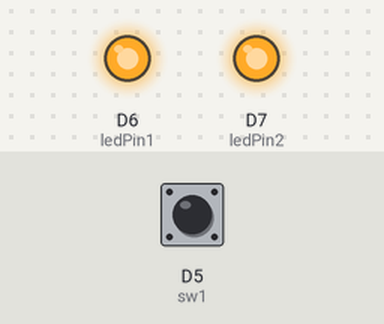
Simulated run of this sketch. Board: ESP8266 (NodeMCU). Shown: output pins drawn as LEDs (lit = HIGH). The test bench sets the inputs (shaded band); at power-on: D5 (sw1) LOW. What the sketch prints to the serial monitor is not drawn.

Above: at 1.2 s.
1.3 s: D5 (sw1) pulled HIGH for 0.15 s
At 1.37 s:
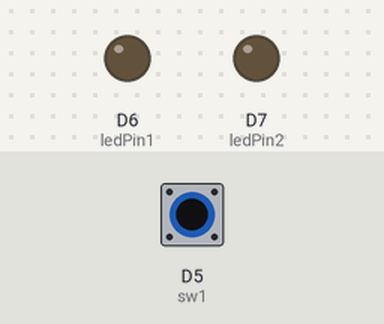
2.9 s: D5 (sw1) pulled HIGH for 3.2 s
At 6.6 s:
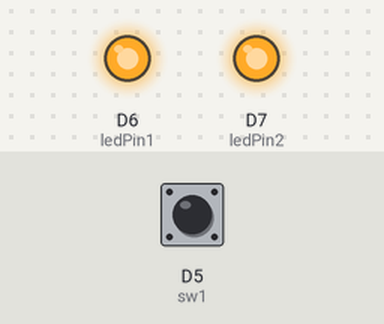
Timing chart, 0 to 8.1 s (numbered marks = the images above; inputs shaded):
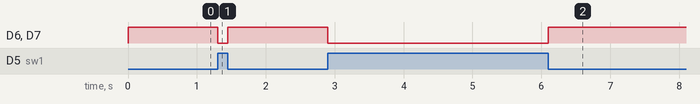

The sketch:

Lab2-NodeMCU_SW-v2.ino
```cpp
#define sw1 D5                    // Define D5 as switch pin
#define ledPin1 D6                // Define D6 as LED pin
#define ledPin2 D7
int st_sw1 = 0;
uint8_t state;
void setup()
{
  pinMode(ledPin1, OUTPUT);       // Set pin as output
  pinMode(ledPin2, OUTPUT);
  pinMode(sw1, INPUT);            // set pin as input
  Serial.begin(115200);
}
void loop()
{
  st_sw1 = digitalRead(sw1);      // Read input
  Serial.println(st_sw1);
  if(st_sw1==1){
     state = LOW;
  }else{
    state = HIGH;
  }
  digitalWrite(ledPin1, state); // Invert output
  digitalWrite(ledPin2, state);
}
```

Measured:
- after the input at 1.3 s, D6 (ledPin1), D7 (ledPin2): HIGH → LOW at once, → HIGH 0.15 s later
- after the input at 2.9 s, D6 (ledPin1), D7 (ledPin2): HIGH → LOW at once, → HIGH 3.2 s later
